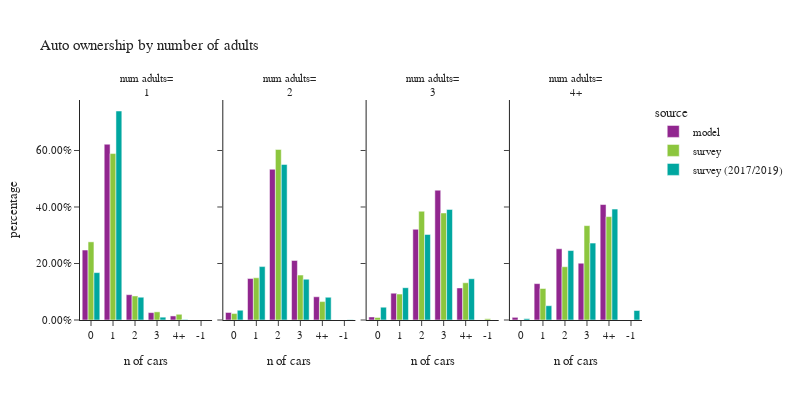

The cell this chart's notebook holds for it:
### Code cell
plot_auto(hh.loc[hh['num_adults_simple']!="0"],'num_adults_simple','number of adults','num adults')

### Figure 1 — Plotly figure (JSON) as saved in the notebook; plotly's stock layout.template omitted (floating-point values rounded to 4 significant figures)
{"data": [{"alignmentgroup": "True", "customdata": [[13032], [32741], [4714], [1376], [757]], "hovertemplate": "source=model<br>num_adults_simple=1<br>auto_ownership_simple=%{x}<br>percentage=%{y}<br>sample count=%{customdata[0]}<extra></extra>", "legendgroup": "model", "marker": {"color": "#91268F", "pattern": {"shape": ""}}, "name": "model", "offsetgroup": "model", "orientation": "v", "showlegend": true, "textposition": "auto", "type": "bar", "x": ["0", "1", "2", "3", "4+"], "xaxis": "x", "y": [0.2477, 0.6222, 0.08959, 0.02615, 0.01439], "yaxis": "y"}, {"alignmentgroup": "True", "customdata": [[2282], [12531], [45577], [18006], [7025]], "hovertemplate": "source=model<br>num_adults_simple=2<br>auto_ownership_simple=%{x}<br>percentage=%{y}<br>sample count=%{customdata[0]}<extra></extra>", "legendgroup": "model", "marker": {"color": "#91268F", "pattern": {"shape": ""}}, "name": "model", "offsetgroup": "model", "orientation": "v", "showlegend": false, "textposition": "auto", "type": "bar", "x": ["0", "1", "2", "3", "4+"], "xaxis": "x2", "y": [0.02671, 0.1467, 0.5336, 0.2108, 0.08224], "yaxis": "y2"}, {"alignmentgroup": "True", "customdata": [[223], [1965], [6639], [9502], [2349]], "hovertemplate": "source=model<br>num_adults_simple=3<br>auto_ownership_simple=%{x}<br>percentage=%{y}<br>sample count=%{customdata[0]}<extra></extra>", "legendgroup": "model", "marker": {"color": "#91268F", "pattern": {"shape": ""}}, "name": "model", "offsetgroup": "model", "orientation": "v", "showlegend": false, "textposition": "auto", "type": "bar", "x": ["0", "1", "2", "3", "4+"], "xaxis": "x3", "y": [0.01078, 0.09503, 0.3211, 0.4595, 0.1136], "yaxis": "y3"}, {"alignmentgroup": "True", "customdata": [[140], [1918], [3756], [2993], [6087]], "hovertemplate": "source=model<br>num_adults_simple=4+<br>auto_ownership_simple=%{x}<br>percentage=%{y}<br>sample count=%{customdata[0]}<extra></extra>", "legendgroup": "model", "marker": {"color": "#91268F", "pattern": {"shape": ""}}, "name": "model", "offsetgroup": "model", "orientation": "v", "showlegend": false, "textposition": "auto", "type": "bar", "x": ["0", "1", "2", "3", "4+"], "xaxis": "x4", "y": [0.0094, 0.1288, 0.2522, 0.201, 0.4087], "yaxis": "y4"}, {"alignmentgroup": "True", "customdata": [[493], [951], [119], [24], [14]], "hovertemplate": "source=survey<br>num_adults_simple=1<br>auto_ownership_simple=%{x}<br>percentage=%{y}<br>sample count=%{customdata[0]}<extra></extra>", "legendgroup": "survey", "marker": {"color": "#8CC63E", "pattern": {"shape": ""}}, "name": "survey", "offsetgroup": "survey", "orientation": "v", "showlegend": true, "textposition": "auto", "type": "bar", "x": ["0", "1", "2", "3", "4+"], "xaxis": "x", "y": [0.2766, 0.5891, 0.08514, 0.02884, 0.02028], "yaxis": "y"}, {"alignmentgroup": "True", "customdata": [[77], [580], [823], [157], [56]], "hovertemplate": "source=survey<br>num_adults_simple=2<br>auto_ownership_simple=%{x}<br>percentage=%{y}<br>sample count=%{customdata[0]}<extra></extra>", "legendgroup": "survey", "marker": {"color": "#8CC63E", "pattern": {"shape": ""}}, "name": "survey", "offsetgroup": "survey", "orientation": "v", "showlegend": false, "textposition": "auto", "type": "bar", "x": ["0", "1", "2", "3", "4+"], "xaxis": "x2", "y": [0.02275, 0.1494, 0.6037, 0.159, 0.06511], "yaxis": "y2"}, {"alignmentgroup": "True", "customdata": [[1], [2], [35], [75], [62], [23]], "hovertemplate": "source=survey<br>num_adults_simple=3<br>auto_ownership_simple=%{x}<br>percentage=%{y}<br>sample count=%{customdata[0]}<extra></extra>", "legendgroup": "survey", "marker": {"color": "#8CC63E", "pattern": {"shape": ""}}, "name": "survey", "offsetgroup": "survey", "orientation": "v", "showlegend": false, "textposition": "auto", "type": "bar", "x": ["-1", "0", "1", "2", "3", "4+"], "xaxis": "x3", "y": [0.004068, 0.008724, 0.09163, 0.385, 0.3788, 0.1318], "yaxis": "y3"}, {"alignmentgroup": "True", "customdata": [[9], [17], [25], [25]], "hovertemplate": "source=survey<br>num_adults_simple=4+<br>auto_ownership_simple=%{x}<br>percentage=%{y}<br>sample count=%{customdata[0]}<extra></extra>", "legendgroup": "survey", "marker": {"color": "#8CC63E", "pattern": {"shape": ""}}, "name": "survey", "offsetgroup": "survey", "orientation": "v", "showlegend": false, "textposition": "auto", "type": "bar", "x": ["1", "2", "3", "4+"], "xaxis": "x4", "y": [0.1115, 0.1886, 0.334, 0.3659], "yaxis": "y4"}, {"alignmentgroup": "True", "customdata": [[781], [1653], [132], [22], [5]], "hovertemplate": "source=survey (2017/2019)<br>num_adults_simple=1<br>auto_ownership_simple=%{x}<br>percentage=%{y}<br>sample count=%{customdata[0]}<extra></extra>", "legendgroup": "survey (2017/2019)", "marker": {"color": "#00A7A0", "pattern": {"shape": ""}}, "name": "survey (2017/2019)", "offsetgroup": "survey (2017/2019)", "orientation": "v", "showlegend": true, "textposition": "auto", "type": "bar", "x": ["0", "1", "2", "3", "4+"], "xaxis": "x", "y": [0.1677, 0.7398, 0.08064, 0.01, 0.001862], "yaxis": "y"}, {"alignmentgroup": "True", "customdata": [[2], [272], [1245], [1394], [217], [90]], "hovertemplate": "source=survey (2017/2019)<br>num_adults_simple=2<br>auto_ownership_simple=%{x}<br>percentage=%{y}<br>sample count=%{customdata[0]}<extra></extra>", "legendgroup": "survey (2017/2019)", "marker": {"color": "#00A7A0", "pattern": {"shape": ""}}, "name": "survey (2017/2019)", "offsetgroup": "survey (2017/2019)", "orientation": "v", "showlegend": false, "textposition": "auto", "type": "bar", "x": ["-1", "0", "1", "2", "3", "4+"], "xaxis": "x2", "y": [0.0008792, 0.03454, 0.1891, 0.5506, 0.1444, 0.08052], "yaxis": "y2"}, {"alignmentgroup": "True", "customdata": [[20], [51], [105], [90], [27]], "hovertemplate": "source=survey (2017/2019)<br>num_adults_simple=3<br>auto_ownership_simple=%{x}<br>percentage=%{y}<br>sample count=%{customdata[0]}<extra></extra>", "legendgroup": "survey (2017/2019)", "marker": {"color": "#00A7A0", "pattern": {"shape": ""}}, "name": "survey (2017/2019)", "offsetgroup": "survey (2017/2019)", "orientation": "v", "showlegend": false, "textposition": "auto", "type": "bar", "x": ["0", "1", "2", "3", "4+"], "xaxis": "x3", "y": [0.04541, 0.1144, 0.3028, 0.3914, 0.146], "yaxis": "y3"}, {"alignmentgroup": "True", "customdata": [[1], [4], [11], [31], [18], [19]], "hovertemplate": "source=survey (2017/2019)<br>num_adults_simple=4+<br>auto_ownership_simple=%{x}<br>percentage=%{y}<br>sample count=%{customdata[0]}<extra></extra>", "legendgroup": "survey (2017/2019)", "marker": {"color": "#00A7A0", "pattern": {"shape": ""}}, "name": "survey (2017/2019)", "offsetgroup": "survey (2017/2019)", "orientation": "v", "showlegend": false, "textposition": "auto", "type": "bar", "x": ["-1", "0", "1", "2", "3", "4+"], "xaxis": "x4", "y": [0.03364, 0.004748, 0.05062, 0.2459, 0.2724, 0.3928], "yaxis": "y4"}], "layout": {"annotations": [{"font": {}, "showarrow": false, "text": "num adults=<br>1", "x": 0.1175, "xanchor": "center", "xref": "paper", "y": 1.0, "yanchor": "bottom", "yref": "paper"}, {"font": {}, "showarrow": false, "text": "num adults=<br>2", "x": 0.3725, "xanchor": "center", "xref": "paper", "y": 1.0, "yanchor": "bottom", "yref": "paper"}, {"font": {}, "showarrow": false, "text": "num adults=<br>3", "x": 0.6275, "xanchor": "center", "xref": "paper", "y": 1.0, "yanchor": "bottom", "yref": "paper"}, {"font": {}, "showarrow": false, "text": "num adults=<br>4+", "x": 0.8825, "xanchor": "center", "xref": "paper", "y": 1.0, "yanchor": "bottom", "yref": "paper"}], "barmode": "group", "font": {"size": 11}, "height": 400, "legend": {"title": {"text": "source"}, "tracegroupgap": 0}, "title": {"text": "Auto ownership by number of adults"}, "width": 800, "xaxis": {"anchor": "y", "domain": [0.0, 0.235], "title": {"text": "n of cars"}}, "xaxis2": {"anchor": "y2", "domain": [0.255, 0.49], "matches": "x", "title": {"text": "n of cars"}}, "xaxis3": {"anchor": "y3", "domain": [0.51, 0.745], "matches": "x", "title": {"text": "n of cars"}}, "xaxis4": {"anchor": "y4", "domain": [0.765, 1.0], "matches": "x", "title": {"text": "n of cars"}}, "yaxis": {"anchor": "x", "domain": [0.0, 1.0], "tickformat": ".2%", "title": {"text": "percentage"}}, "yaxis2": {"anchor": "x2", "domain": [0.0, 1.0], "matches": "y", "showticklabels": false, "tickformat": ".2%"}, "yaxis3": {"anchor": "x3", "domain": [0.0, 1.0], "matches": "y", "showticklabels": false, "tickformat": ".2%"}, "yaxis4": {"anchor": "x4", "domain": [0.0, 1.0], "matches": "y", "showticklabels": false, "tickformat": ".2%"}}}
